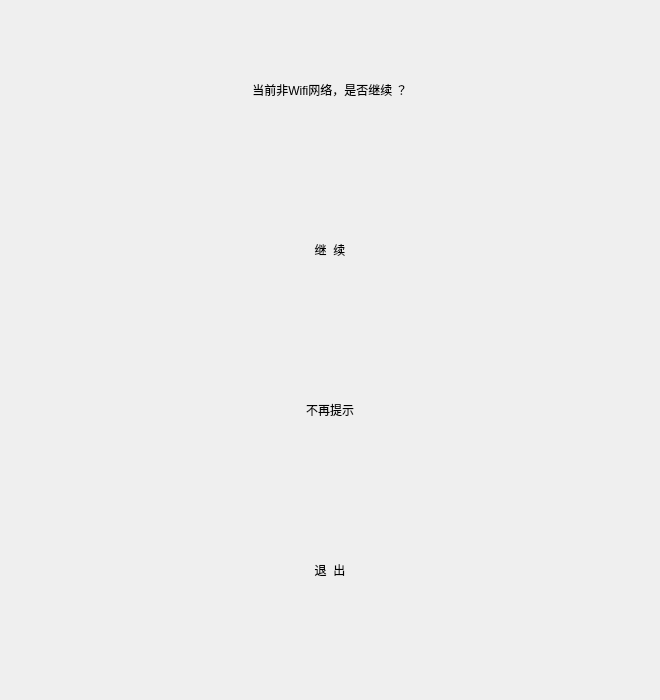
<?xml version="1.0" encoding="UTF-8"?>
<ui version="4.0">
 <class>networkWarnDlg</class>
 <widget class="QDialog" name="networkWarnDlg">
  <property name="geometry">
   <rect>
    <x>0</x>
    <y>0</y>
    <width>660</width>
    <height>700</height>
   </rect>
  </property>
  <property name="windowTitle">
   <string/>
  </property>
  <widget class="CLabel" name="labelTip">
   <property name="geometry">
    <rect>
     <x>0</x>
     <y>50</y>
     <width>660</width>
     <height>80</height>
    </rect>
   </property>
   <property name="text">
    <string>当前非Wifi网络，是否继续 ？</string>
   </property>
   <property name="alignment">
    <set>Qt::AlignCenter</set>
   </property>
  </widget>
  <widget class="CLabel" name="labelContinue">
   <property name="geometry">
    <rect>
     <x>0</x>
     <y>210</y>
     <width>660</width>
     <height>80</height>
    </rect>
   </property>
   <property name="text">
    <string>继  续</string>
   </property>
   <property name="alignment">
    <set>Qt::AlignCenter</set>
   </property>
  </widget>
  <widget class="CLabel" name="labelNeverWarn">
   <property name="geometry">
    <rect>
     <x>0</x>
     <y>370</y>
     <width>660</width>
     <height>80</height>
    </rect>
   </property>
   <property name="text">
    <string>不再提示</string>
   </property>
   <property name="alignment">
    <set>Qt::AlignCenter</set>
   </property>
  </widget>
  <widget class="CLabel" name="labelExit">
   <property name="geometry">
    <rect>
     <x>0</x>
     <y>530</y>
     <width>660</width>
     <height>80</height>
    </rect>
   </property>
   <property name="text">
    <string>退  出</string>
   </property>
   <property name="alignment">
    <set>Qt::AlignCenter</set>
   </property>
  </widget>
 </widget>
 <customwidgets>
  <customwidget>
   <class>CLabel</class>
   <extends>QLabel</extends>
   <header location="global">label.h</header>
  </customwidget>
 </customwidgets>
 <resources/>
 <connections/>
</ui>
